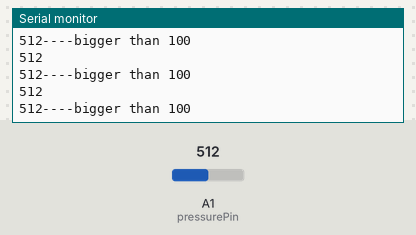
A sketch run on a simulated Arduino Uno, built with avr-gcc and run on an emulated ATmega328P. On the bench: the last lines printed to the serial monitor. The inputs (shaded band) are chosen by the test bench; at power-on: A1 (pressurePin) = 512.

Above: at 1.2 s.
1.3 s: A1 (pressurePin) set to 106
At 2.42 s:
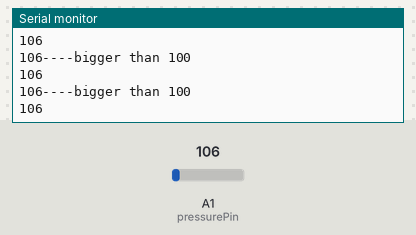
2.8 s: A1 (pressurePin) set to 95
At 3.03 s:
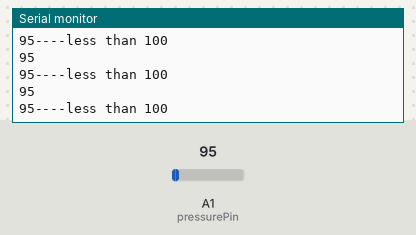
Timing chart, 0 to 5.8 s (numbered marks = the images above; inputs shaded):
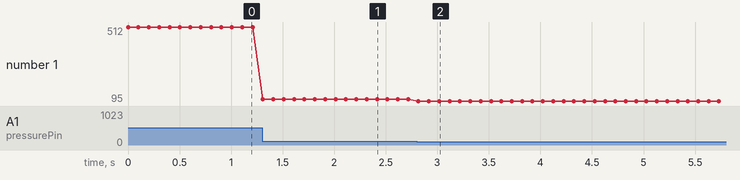

Measured:
- the behaviour switches between 101 and 100 on A1 (pressurePin) (found by bisection; images 1 and 2)
- after the input at 1.3 s, the serial monitor: prints a new line at once (image 1)
- after the input at 2.8 s, the serial monitor: prints a new line at once (image 2)
- plotted number 1: 512 → 106 after the input at 1.3 s, 106 → 95 after the input at 2.8 s

The sketch:

touch_sensor.ino
```cpp
int pressurePin = A1;
int force;
int LEDpin = 13;
void setup() {
  Serial.begin(9600);
  //pinMode(LEDpin, OUTPUT);
}
void loop() {
  force = analogRead(pressurePin);
  Serial.println(force);
  if (force > 100)
  {
   // digitalWrite(LEDpin, HIGH);
    Serial.print(force);
    Serial.println("----bigger than 100");
  }
  else
  {
   // digitalWrite(LEDpin, LOW);
    Serial.print(force);
    Serial.println("----less than 100");
  }
  delay(100 );
}
```
